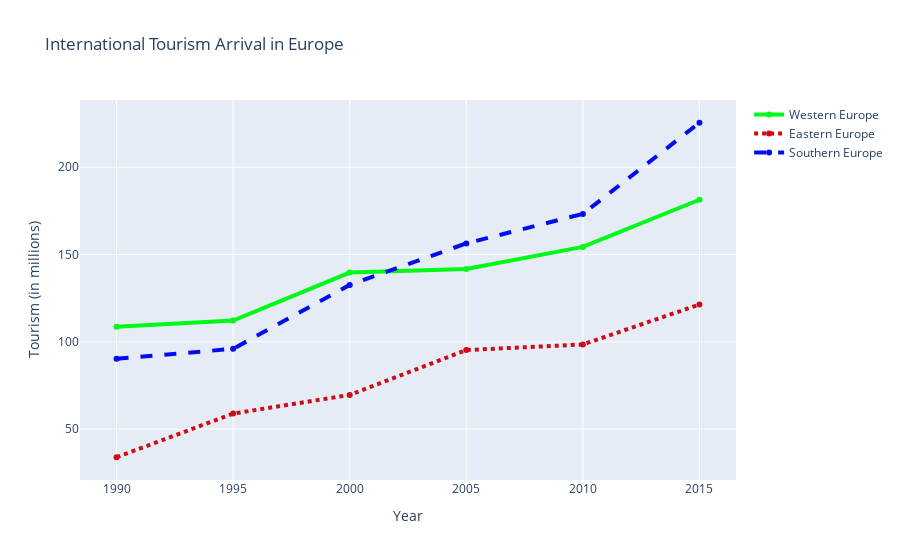

Notebook cell for this chart:
### Markdown cell above
#### 4. Create figure object

### Code cell
fig = {
    'data': data,
    'layout': layout,
}
offline.iplot(fig)

### Figure 1 — Plotly figure (JSON) as saved in the notebook; plotly's stock layout.template omitted (floating-point values rounded to 4 significant figures)
{"data": [{"line": {"color": "rgb(0, 250, 24)", "width": 4}, "name": "Western Europe", "type": "scatter", "x": [1990, 1995, 2000, 2005, 2010, 2015], "y": [108.6, 112.2, 139.7, 141.7, 154.4, 181.4]}, {"line": {"color": "rgb(205, 12, 24)", "dash": "dot", "width": 4}, "name": "Eastern Europe", "type": "scatter", "x": [1990, 1995, 2000, 2005, 2010, 2015], "y": [33.9, 58.9, 69.6, 95.3, 98.5, 121.4]}, {"line": {"color": "rgb(2, 12, 240)", "dash": "dash", "width": 4}, "name": "Southern Europe", "type": "scatter", "x": [1990, 1995, 2000, 2005, 2010, 2015], "y": [90.3, 96, 132.6, 156.4, 173.3, 225.5]}], "layout": {"autosize": true, "title": {"text": "International Tourism Arrival in Europe"}, "xaxis": {"autorange": true, "range": [1988.0, 2017.0], "title": {"text": "Year"}, "type": "linear"}, "yaxis": {"autorange": true, "range": [18.09, 241.3], "title": {"text": "Tourism (in millions)"}, "type": "linear"}}}
